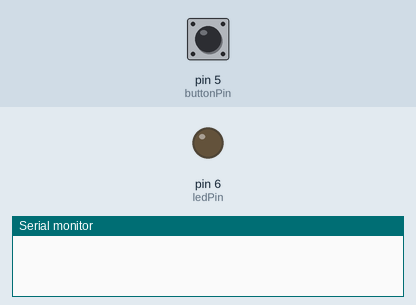
Recording of a sketch running on a simulated Arduino Uno, built with avr-gcc and run on an emulated ATmega328P. Shown: output pins drawn as LEDs (lit = HIGH), the last lines printed to the serial monitor. Inputs (shaded band) come from the test bench; at power-on: pin 5 (buttonPin) HIGH.

Above: at 1.2 s.
1.3 s: pin 5 (buttonPin) pulled LOW for 0.15 s
At 2.6 s:
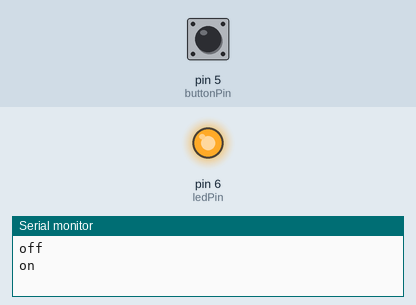
2.9 s: pin 5 (buttonPin) pulled LOW for 1 s
At 5.1 s:
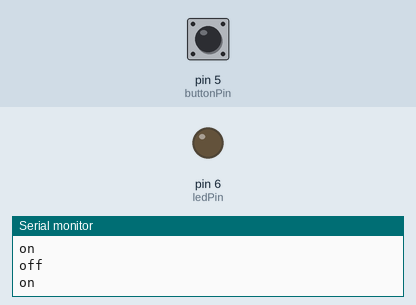
5.4 s: pin 5 (buttonPin) pulled LOW for 3.2 s
At 8.9 s:
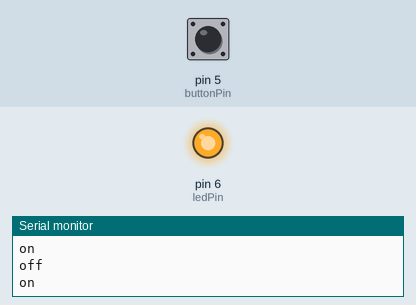
Timing chart, 0 to 10.4 s (numbered marks = the images above; inputs shaded):
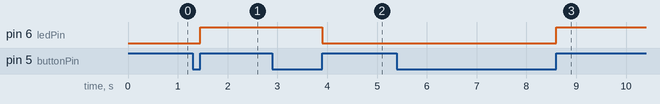

Measured:
- after the input at 1.3 s, pin 6 (ledPin): LOW → HIGH after 0.15 s
- after the input at 2.9 s, pin 6 (ledPin): HIGH → LOW after 1.0 s
- after the input at 5.4 s, pin 6 (ledPin): LOW → HIGH after 3.2 s

The sketch:

Buttonlock2.ino
```cpp
/**非自锁按键控制模式：按一下得电，再按一下失电,只有按键被释放状态才改变**/

const byte buttonPin = 5;// 定义按键输入针脚号为2号针脚
const byte ledPin = 6;
// 定义按键状态变量初始值为0
unsigned char ButtonState=0;
unsigned  char  ButtonLastState=1;
unsigned char ButtonCounter =0;

void setup() {
  Serial.begin(9600);
  pinMode(ledPin,OUTPUT);
  pinMode(buttonPin,INPUT_PULLUP);//输入上拉

}

void loop() {
  ButtonState = digitalRead(buttonPin);
  if(ButtonState != ButtonLastState)
  {
   if(ButtonState)
    {
        Serial.println("on");
        ButtonCounter++;
    }
    else
    {
      Serial.println("off");
    }
  }
  ButtonLastState = ButtonState;
  if(ButtonCounter%2)//取模后做判断
  {
    digitalWrite(ledPin,HIGH);
  }
  else
  {
    digitalWrite(ledPin,LOW);
  }
}
```
